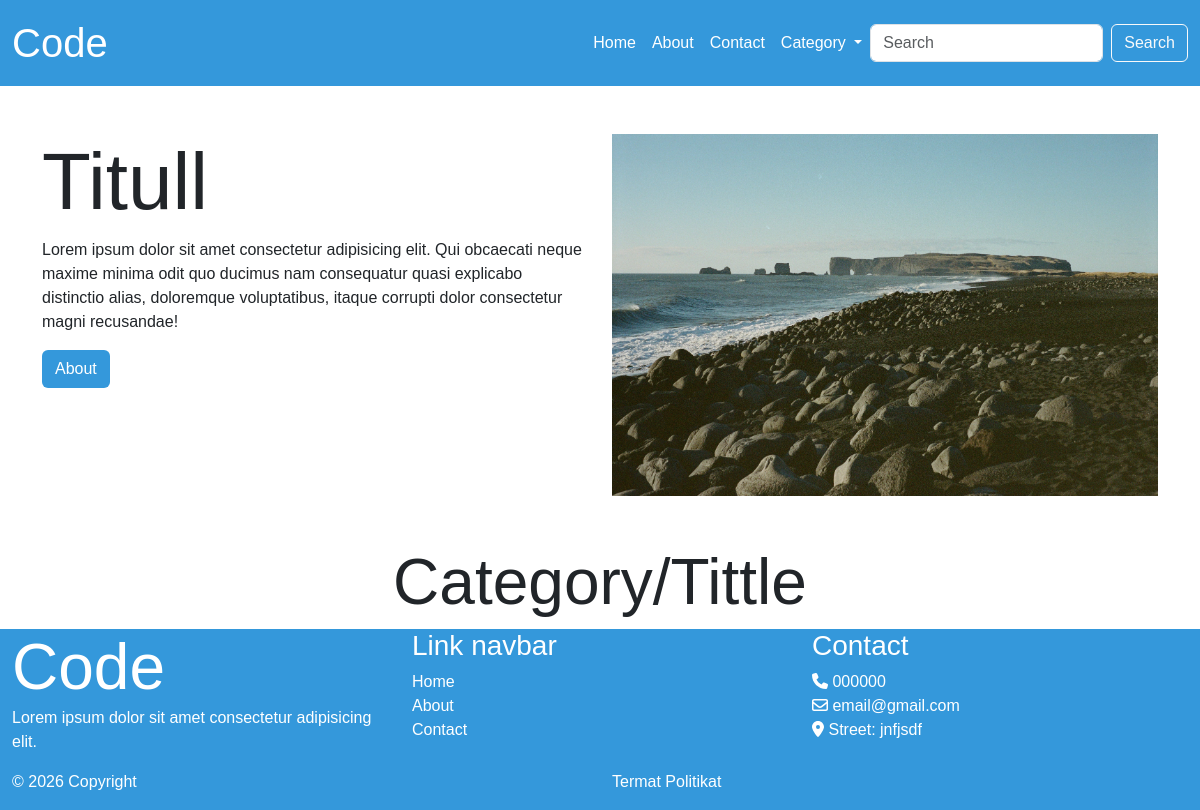
Before: / with the older database file.
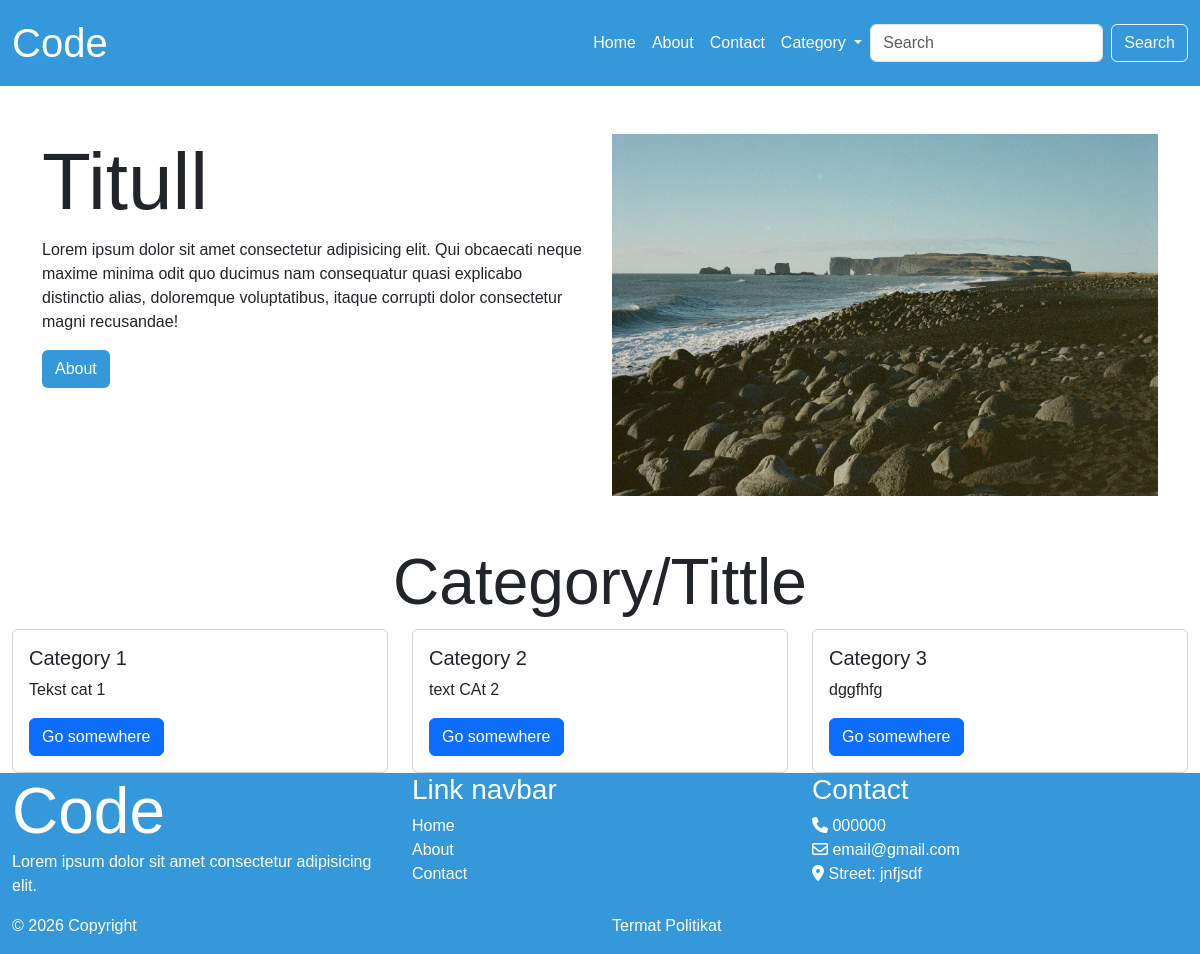
After: the same page with the newer database file.
### aplikacion/models.py (models this page shows, shortened)
class Category(models.Model):
    category_slug = models.SlugField(unique=True, null=True, blank=True)
    category_name = models.CharField(max_length=200, null=True, blank=True)
    category_description = models.TextField(null=True, blank=True)

### aplikacion/views.py (the view)
# urls.py: path('', views.home, name="homePage"),
def home(request):
    categories = Category.objects.all()
    context = {"categories":categories}
    return render(request, "home.html", context)

### aplikacion/templates/home.html (shortened to what this page needs)
{% extends 'base.html' %}
{% load static %}
{% block content %}
    <section class="container my-5">
        <div class="row">
            <div class="col-12 col-md-6">
                <h1 class="display-1">Titull</h1>
                <p>Lorem ipsum dolor sit amet consectetur adipisicing elit. Qui obcaecati neque maxime minima odit quo
                    ducimus nam consequatur quasi explicabo distinctio alias, doloremque voluptatibus, itaque corrupti
                    dolor consectetur magni recusandae!</p>
                <a href="about.html" class="btn buttonColor">About</a>
            </div>
            <div class="col-12 col-md-6 hapsireCol">
                <img src="{% static 'images/banner.jpg' %}" alt="Banner img" class="img-fluid">
            </div>
        </div>
    </section>
    <section class="container-fluid">
        <h2 class="text-center display-3">Category/Tittle</h2>
        <div class="row">
            {% for cat in categories %}
            <div class="col-12 col-md-6 col-lg-4">
                <div class="card">
                    <div class="card-body">
                        <h5 class="card-title">{{ cat.category_name }}</h5>
                        <p class="card-text">{{ cat.category_description }}</p>
                        <a href="{% url 'categoryPage' cat.category_slug %}" class="btn btn-primary">Go somewhere</a>
                    </div>
                </div>
            </div>
            {% endfor %}
        </div>
    </section>
{% endblock %}

### aplikacion/templates/base.html (shortened to what this page needs)
<!DOCTYPE html>
{% load static %}
<html lang="en">
<head>
    <link href="https://cdn.jsdelivr.net/npm/bootstrap@5.3.8/dist/css/bootstrap.min.css" rel="stylesheet"
>
    <link rel="stylesheet" href="{% static 'css/all.min.css' %}">
    <link rel="stylesheet" href="{% static 'css/style.css' %}">
</head>
<body>
    {% include 'navbar.html' %}
    {% block content %} {% endblock %}
    {% include 'footer.html' %}
</body>
</html>

### aplikacion/templates/navbar.html (shortened to what this page needs)
    <nav class="navbar navbar-expand-lg navColor">
        <div class="container-fluid">
            <a class="navbar-brand text-white fs-1" href="{% url 'homePage' %}">Code</a>
            <div class="collapse navbar-collapse" id="navbarSupportedContent">
                <ul class="navbar-nav ms-auto mb-2 mb-lg-0">
                    <li class="nav-item">
                        <a class="nav-link active text-white" aria-current="page" href="{% url 'homePage' %}">Home</a>
                    </li>
                    <li class="nav-item">
                        <a class="nav-link text-white" href="{% url 'aboutPage' %}">About</a>
                    </li>
                    <li class="nav-item">
                        <a class="nav-link text-white" href="{% url 'contactPage' %}">Contact</a>
                    </li>
                    <li class="nav-item dropdown">
                        <a class="nav-link dropdown-toggle text-white" href="#" role="button" data-bs-toggle="dropdown"
                            aria-expanded="false">
                            Category
                        </a>
                    </li>
                </ul>
                <form class="d-flex" role="search">
                    <input class="form-control me-2" type="search" placeholder="Search" aria-label="Search" />
                    <button class="btn btn-outline-light" type="submit">Search</button>
                </form>
            </div>
        </div>
    </nav>

### aplikacion/templates/footer.html
    <footer class="container-fluid navColor text-white">
        <div class="row">
            <div class="col-12 col-lg-4">
                <a href="{% url 'homePage' %}" class="text-white display-3">Code</a>
                <p>Lorem ipsum dolor sit amet consectetur adipisicing elit.
                </p>
            </div>
            <div class="col-12  col-lg-4">
                <h3>Link navbar</h3>
                <ul class="list-unstyled">
                    <li><a href="{% url 'homePage' %}" class="text-white">Home</a></li>
                    <li><a href="{% url 'aboutPage' %}" class="text-white">About</a></li>
                    <li><a href="{% url 'contactPage' %}" class="text-white">Contact</a></li>
                </ul>
            </div>
            <div class="col-12 col-lg-4">
                <h3>Contact</h3>
                <ul class="list-unstyled">
                    <li><a href="tel:0000000" class="text-white"><i class="fa-solid fa-phone"></i> 000000</a></li>
                    <li><a href="emailto:email@gmail.com" class="text-white"><i class="fa-regular fa-envelope"></i>
                        email@gmail.com </a></li>
                    <li><a href="" class="text-white"><i class="fa-solid fa-location-dot"></i> Street: jnfjsdf</a></li>
                </ul>
            </div>
            <div class="col-12 col-lg-6">
                <p>&copy; <span id="viti"></span> Copyright</p>
            </div>
            <div class="col-12 col-lg-6">
                <a href="termat.html" class="text-white">Termat</a>
                <a href="politikat.html" class="text-white">Politikat</a>
            </div>
        </div>
    </footer>

### aplikacion/static/css/style.css (style rules this page uses)
:root { --primary-color: #3498db; --white: #fff; }
* { margin:0; padding:0; box-sizing: border-box; }
body { line-height: 1.5; font-size: 16px; font-family: Arial, Helvetica, sans-serif; }
.navColor { background-color: var(--primary-color); }
.buttonColor { background-color: var(--primary-color); color: var(--white) }
footer a { text-decoration: none; }

Changed rows visible on the page:
added Category: category_name "Category 1", category_description "Tekst cat 1"
added Category: category_name "Category 2", category_description "text CAt 2"
added Category: category_name "Category 3", category_description "dggfhfg"
